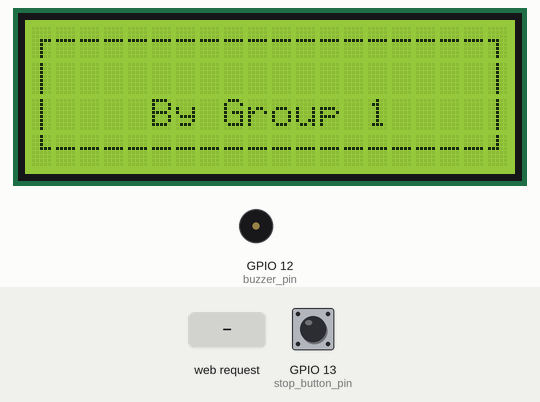
This sketch was run on a simulated ESP8266 (NodeMCU). Shown: 20×4 character LCD, buzzer (waves = sounding). The test bench sets the inputs (shaded band); at power-on: GPIO 13 (stop_button_pin) HIGH. What the sketch prints to the serial monitor is not drawn.

Above: at 1.8 s.
1.9 s: HTTP request GET /emergency?Floor=3 received
At 2.6 s:
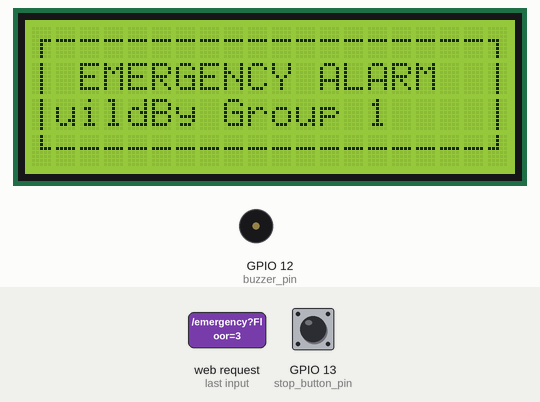
4.9 s: HTTP request GET /emergency?Floor=1&building=1&severity=1 received
At 5.6 s:
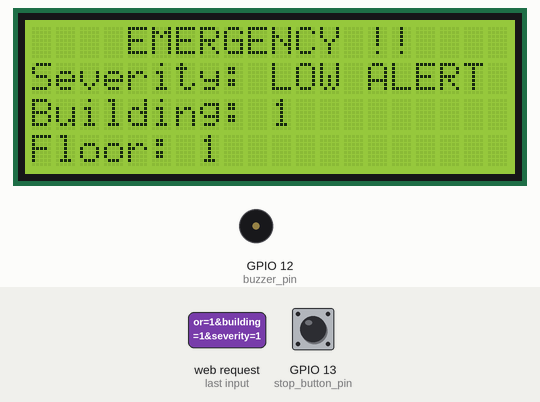
7.3 s: GPIO 13 (stop_button_pin) pulled LOW for 0.15 s
At 8.3 s:
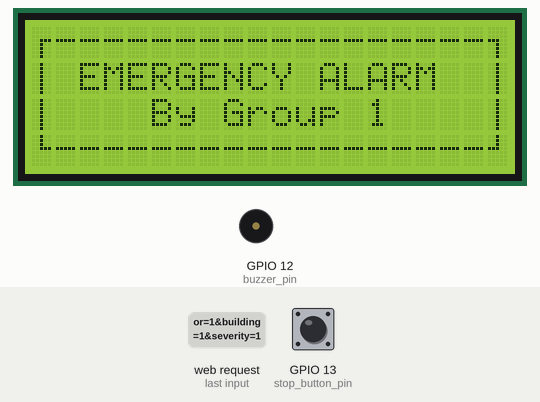
8.9 s: HTTP request GET /emergency?Floor=2 received
At 9.9 s:
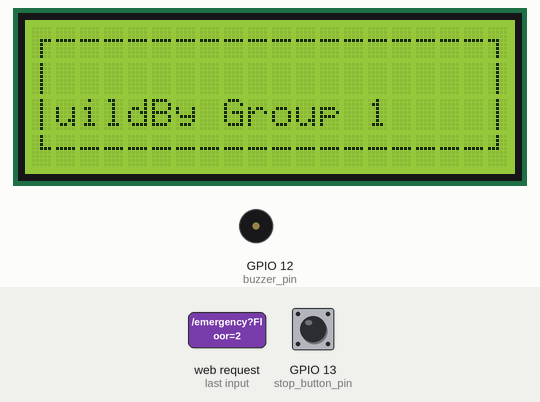
Timing chart, 0 to 11.4 s (numbered marks = the images above; inputs shaded):
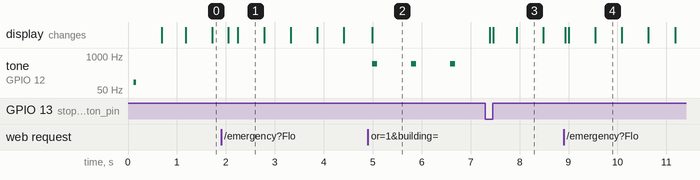

The sketch:

RX-Node.ino
```cpp
#include <LiquidCrystal_I2C.h>
#include <ESP8266WiFi.h>
#include <WiFiClient.h>
#include <ESP8266WebServer.h>


const char* ssid = "Emergency-Alarm";
const char* password = "ST12P1-Group1";

// -------------------------------------------------------------------------
// Don't Touch anything below this :)
// Ayaw hilabti and code sugod diri padung ubos para di maguba :)

// LCD with i2c Setup (20x4 LCD)
const int lcd_cols = 20;
const int lcd_rows = 4;
LiquidCrystal_I2C lcd(0x27, lcd_cols, lcd_rows);

// Webserver that recieves http requests
ESP8266WebServer server(80);

// Buzzer Pin D6 = GPIO12
const int buzzer_pin = 12;
const int stop_button_pin = 13;

// default variables
String Floor, severity, api_key, building;

unsigned long start_time = 0;    // initialize start time
unsigned long elapsed_time = 0;  // initialize elapsed time
bool stop_buzzer = false;        // initialize stop_buzzer flag


byte verticalLine[8] = {
  B00100,
  B00100,
  B00100,
  B00100,
  B00100,
  B00100,
  B00100,
  B00100
};
byte char2[8] = {
  B00000,
  B00000,
  B00000,
  B11100,
  B00100,
  B00100,
  B00100,
  B00100
};
byte char1[8] = {
  0b00000,
  0b00000,
  0b00000,
  0b00111,
  0b00100,
  0b00100,
  0b00100,
  0b00100
};
byte char3[8] = {
  0b00100,
  0b00100,
  0b00100,
  0b00111,
  0b00000,
  0b00000,
  0b00000,
  0b00000
};
byte char4[8] = {
  0b00100,
  0b00100,
  0b00100,
  0b11100,
  0b00000,
  0b00000,
  0b00000,
  0b00000
};

void setup() {
  // initialize serial for debugging
  Serial.begin(115200);

  pinMode(buzzer_pin, OUTPUT);             // initialize buzzer pin as output
  pinMode(stop_button_pin, INPUT_PULLUP);  // initialize stop button pin as input with internal pull-up resistor
  digitalWrite(stop_button_pin, HIGH);
  start_time = millis();  // set the start time to the current time

  // start lcd display
  lcd.init();
  lcd.backlight();
  lcd.clear();

  WiFi.softAP(ssid, password);

  server.on("/", handle_root);
  server.on("/emergency", handle_alert);
  server.begin();

  createCustomCharacters();
  // Print the IP address of the SoftAP network for debugging
  lcd.setCursor(0, 2);
  lcd.print("IP: ");
  lcd.println(WiFi.softAPIP());
  tone(buzzer_pin, 100, 50);
  delay(500);
  lcd.clear();
  noTone(buzzer_pin);

  // display idle display
  idle_display();
}

void loop() {
  idle_display();
  server.handleClient();

}

// return 404 on root path
void handle_root() {
  server.send(404, "text/plain", "Made by Kintoyyy :)");
}

void handle_alert() {
  // get data form url post
  Floor = server.arg("Floor");
  building = server.arg("building");
  severity = server.arg("severity");

  server.send(200, "text/plain", "success");
  emergency_display();
}

void idle_display() {
  blink_text("EMERGENCY ALARM", 500, 1);
  lcd.setCursor(5, 2);
  lcd.print("By Group 1");
  printFrame();
}

void emergency_display() {
  lcd.clear();
  lcd.setCursor(4, 0);
  lcd.print("EMERGENCY !!");

  lcd.setCursor(0, 1);
  if (severity == "3") {
    lcd.print("Severity: HIGH ALERT");
  } else if (severity == "2") {
    lcd.print("Severity: MEDIUM ALERT");
  } else if (severity == "1") {
    lcd.print("Severity: LOW ALERT");
  }

  lcd.setCursor(0, 2);
  lcd.print("Building: " + building);

  lcd.setCursor(0, 3);
  lcd.print("Floor: " + Floor);

  Serial.println(severity);
  Serial.println(building);
  Serial.println(Floor);

  elapsed_time = millis() - start_time;                                 // calculate the elapsed time
  if (elapsed_time >= 120000 || digitalRead(stop_button_pin) == LOW) {  // check if two minutes have passed, or if stop_buzzer is true, or if the stop button is pressed
    noTone(buzzer_pin);                                                 // stop the buzzer
    Serial.println("Buzzer stopped!");
    lcd.clear();
    severity = "";
  } else if (digitalRead(stop_button_pin) == HIGH) {  // check if the stop button is not pressed
    for (int i = 0; i < 50; i++) {
      if (severity == "3") {
        tone(buzzer_pin, 100, 500);
        Serial.println("HIGH ALERT");
        delay(300);
      } else if (severity == "2") {
        tone(buzzer_pin, 300, 300);
        Serial.println("MEDIUM ALERT");
        delay(500);
      } else if (severity == "1") {
        tone(buzzer_pin, 500, 100);
        Serial.println("LOW ALERT");
        delay(800);
      }
      if (digitalRead(stop_button_pin) == LOW) {
        noTone(buzzer_pin);  // stop the buzzer
        lcd.clear();
        severity = "";
        break;  // exit the loop if the stop signal is received
      }
    }
  }
}


void blink_text(String text, int interval, int row) {
  static unsigned long lastTime = 0;
  static bool visible = true;
  unsigned long currentTime = millis();
  if (currentTime - lastTime >= interval) {
    lastTime = currentTime;
    visible = !visible;
    lcd.setCursor((20 - text.length()) / 2, row);
    if (visible) {
      lcd.print(text);
    } else {
      for (int i = 0; i < text.length(); i++) {
        lcd.print(" ");
      }
    }
  }
}

// Border
void printFrame() {
  lcd.setCursor(1, 0);
  lcd.print("------------------");
  lcd.setCursor(1, 3);
  lcd.print("------------------");
  lcd.setCursor(0, 1);
  lcd.write(byte(0));
  lcd.setCursor(0, 2);
  lcd.write(byte(0));
  lcd.setCursor(19, 1);
  lcd.write(byte(0));
  lcd.setCursor(19, 2);
  lcd.write(byte(0));
  lcd.setCursor(0, 0);
  lcd.write(byte(1));
  lcd.setCursor(19, 0);
  lcd.write(byte(2));
  lcd.setCursor(0, 3);
  lcd.write(byte(3));
  lcd.setCursor(19, 3);
  lcd.write(byte(4));
}
void createCustomCharacters() {
  lcd.createChar(0, verticalLine);
  lcd.createChar(1, char1);
  lcd.createChar(2, char2);
  lcd.createChar(3, char3);
  lcd.createChar(4, char4);
}
```

Measured:
- after the input at 1.9 s, the display: first changes after 0.15 s (image 1 shows a later state)
- after the input at 4.9 s, tone on GPIO 12 (buzzer_pin): alternates 500 Hz for 0.10 s and silent for 0.70 s, starting after 0.09 s; the display: changes after 0.09 s (image 2)
- after the input at 7.3 s, tone on GPIO 12 (buzzer_pin): stops changing and stays silent; the display: first changes after 0.09 s (image 3 shows a later state)
- after the input at 8.9 s, the display: first changes at once (image 4 shows a later state)
- what the display in image 1 shows lasts 0.6 s, from 2.2 s to 2.8 s
